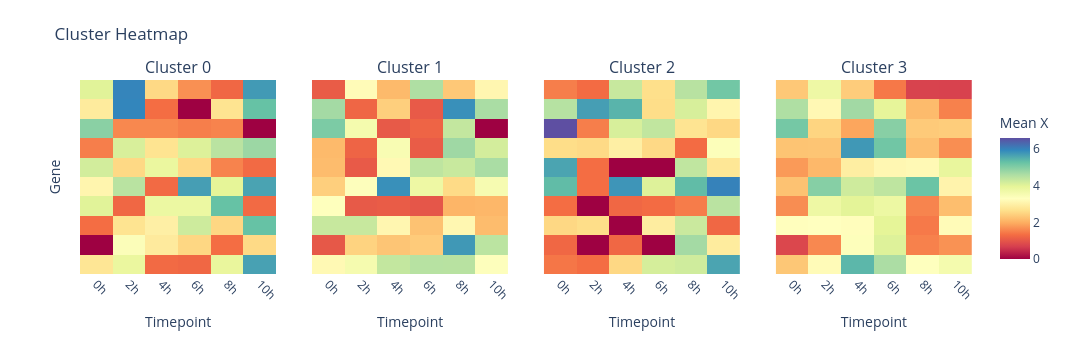

The notebook cell saved with this chart:
### Markdown cell above
Alternatively, `hda.visualize.heatmap_per_cluster()` plots a **per-cluster heatmap** of mean gene expression across trajectories, against trajectory timepoint. This gives an overview of the transcriptional program and shared behaviour within each cluster.

### Code cell
# Visualize per-cluster heatmap

hda.visualize.heatmap_per_cluster(
    data=subset_top10,
    cluster=c1_kmeans,
    key="X",
    kind="trajectory",
    trajectory_id=top_20_traj
)

### Figure 1 — Plotly figure (JSON) as saved in the notebook; plotly's stock layout.template omitted (floating-point values rounded to 4 significant figures)
{"data": [{"colorscale": [[0, "rgb(158,1,66)"], [0.1, "rgb(213,62,79)"], [0.2, "rgb(244,109,67)"], [0.3, "rgb(253,174,97)"], [0.4, "rgb(254,224,139)"], [0.5, "rgb(255,255,191)"], [0.6, "rgb(230,245,152)"], [0.7, "rgb(171,221,164)"], [0.8, "rgb(102,194,165)"], [0.9, "rgb(50,136,189)"], [1, "rgb(94,79,162)"]], "hovertemplate": "<b>Gene</b>: %{y}<br><b>Timepoint</b>: %{x}<br><b>Mean X</b>: %{z:.4f}<extra></extra>", "showscale": false, "type": "heatmap", "x": ["0h", "2h", "4h", "6h", "8h", "10h"], "xaxis": "x", "y": ["YOD1", "SGK1", "PARD6B", "SMAD7", "KLF6", "KLF10", "CEBPD", "PLK2", "ADM", "GRPEL2"], "yaxis": "y", "z": [[2.752, 3.815, 1.268, 1.235, 3.844, 5.627], [0.0, 3.386, 2.845, 2.5, 1.311, 2.547], [1.311, 2.705, 2.95, 4.215, 2.5, 5.252], [3.987, 1.235, 3.768, 3.768, 5.252, 1.268], [3.065, 4.434, 1.264, 5.653, 3.941, 5.597], [4.156, 2.533, 3.811, 2.533, 1.538, 1.268], [1.484, 4.089, 2.705, 4.042, 4.43, 4.732], [4.91, 1.585, 1.58, 1.484, 1.538, 0.0], [2.85, 5.927, 1.311, 0.0, 2.705, 5.252], [3.987, 5.942, 2.533, 1.669, 1.235, 5.698]], "zmax": 6.56, "zmin": 0}, {"colorscale": [[0, "rgb(158,1,66)"], [0.1, "rgb(213,62,79)"], [0.2, "rgb(244,109,67)"], [0.3, "rgb(253,174,97)"], [0.4, "rgb(254,224,139)"], [0.5, "rgb(255,255,191)"], [0.6, "rgb(230,245,152)"], [0.7, "rgb(171,221,164)"], [0.8, "rgb(102,194,165)"], [0.9, "rgb(50,136,189)"], [1, "rgb(94,79,162)"]], "hovertemplate": "<b>Gene</b>: %{y}<br><b>Timepoint</b>: %{x}<br><b>Mean X</b>: %{z:.4f}<extra></extra>", "showscale": false, "type": "heatmap", "x": ["0h", "2h", "4h", "6h", "8h", "10h"], "xaxis": "x2", "y": ["YOD1", "SGK1", "PARD6B", "SMAD7", "KLF6", "KLF10", "CEBPD", "PLK2", "ADM", "GRPEL2"], "yaxis": "y2", "z": [[3.145, 3.552, 4.325, 4.463, 4.445, 3.339], [1.015, 2.448, 2.275, 2.354, 5.724, 4.411], [4.28, 4.28, 3.093, 2.234, 3.105, 2.149], [3.31, 1.042, 1.082, 0.9966, 2.064, 2.091], [2.403, 3.337, 5.817, 3.726, 2.564, 3.519], [2.149, 1.049, 3.145, 4.378, 4.273, 4.597], [2.131, 1.18, 3.475, 1.082, 4.71, 4.142], [5.04, 3.564, 1.042, 1.187, 4.325, 0.0], [4.654, 1.215, 2.4, 1.049, 5.817, 4.601], [1.082, 3.191, 2.131, 4.544, 2.315, 3.087]], "zmax": 6.56, "zmin": 0}, {"colorscale": [[0, "rgb(158,1,66)"], [0.1, "rgb(213,62,79)"], [0.2, "rgb(244,109,67)"], [0.3, "rgb(253,174,97)"], [0.4, "rgb(254,224,139)"], [0.5, "rgb(255,255,191)"], [0.6, "rgb(230,245,152)"], [0.7, "rgb(171,221,164)"], [0.8, "rgb(102,194,165)"], [0.9, "rgb(50,136,189)"], [1, "rgb(94,79,162)"]], "hovertemplate": "<b>Gene</b>: %{y}<br><b>Timepoint</b>: %{x}<br><b>Mean X</b>: %{z:.4f}<extra></extra>", "showscale": false, "type": "heatmap", "x": ["0h", "2h", "4h", "6h", "8h", "10h"], "xaxis": "x3", "y": ["YOD1", "SGK1", "PARD6B", "SMAD7", "KLF6", "KLF10", "CEBPD", "PLK2", "ADM", "GRPEL2"], "yaxis": "y3", "z": [[1.404, 1.307, 2.521, 4.123, 4.195, 5.585], [1.232, 0.0, 1.232, 0.0, 4.658, 2.869], [2.521, 2.596, 0.0, 2.892, 4.252, 1.232], [1.311, 0.0, 1.232, 1.289, 1.461, 4.425], [5.311, 1.311, 5.758, 4.022, 5.311, 5.969], [5.585, 1.311, 0.0, 0.0, 4.353, 2.768], [2.596, 2.543, 2.944, 2.538, 1.289, 3.365], [6.56, 1.484, 4.101, 4.345, 2.711, 2.521], [4.469, 5.657, 5.412, 2.596, 4.105, 3.068], [1.479, 1.289, 4.278, 2.618, 4.451, 5.139]], "zmax": 6.56, "zmin": 0}, {"colorbar": {"len": 0.85, "title": {"text": "Mean X"}, "y": 0.45}, "colorscale": [[0, "rgb(158,1,66)"], [0.1, "rgb(213,62,79)"], [0.2, "rgb(244,109,67)"], [0.3, "rgb(253,174,97)"], [0.4, "rgb(254,224,139)"], [0.5, "rgb(255,255,191)"], [0.6, "rgb(230,245,152)"], [0.7, "rgb(171,221,164)"], [0.8, "rgb(102,194,165)"], [0.9, "rgb(50,136,189)"], [1, "rgb(94,79,162)"]], "hovertemplate": "<b>Gene</b>: %{y}<br><b>Timepoint</b>: %{x}<br><b>Mean X</b>: %{z:.4f}<extra></extra>", "showscale": true, "type": "heatmap", "x": ["0h", "2h", "4h", "6h", "8h", "10h"], "xaxis": "x4", "y": ["YOD1", "SGK1", "PARD6B", "SMAD7", "KLF6", "KLF10", "CEBPD", "PLK2", "ADM", "GRPEL2"], "yaxis": "y4", "z": [[2.293, 3.192, 5.373, 4.58, 3.3, 3.57], [0.7841, 1.587, 3.343, 4.028, 1.511, 1.69], [3.252, 3.275, 3.243, 3.938, 1.435, 3.19], [1.635, 3.726, 3.96, 3.748, 1.542, 2.179], [2.234, 4.942, 4.207, 4.38, 5.196, 3.036], [1.766, 2.104, 2.915, 3.121, 3.152, 3.856], [2.252, 2.269, 5.726, 5.14, 2.197, 1.643], [5.107, 2.476, 1.888, 4.928, 2.341, 2.377], [4.547, 3.135, 4.681, 3.911, 2.135, 1.517], [2.31, 3.722, 2.368, 1.427, 0.7271, 0.7182]], "zmax": 6.56, "zmin": 0}], "layout": {"annotations": [{"font": {"size": 16}, "showarrow": false, "text": "Cluster 0", "x": 0.11, "xanchor": "center", "xref": "paper", "y": 1, "yanchor": "bottom", "yref": "paper"}, {"font": {"size": 16}, "showarrow": false, "text": "Cluster 1", "x": 0.37, "xanchor": "center", "xref": "paper", "y": 1, "yanchor": "bottom", "yref": "paper"}, {"font": {"size": 16}, "showarrow": false, "text": "Cluster 2", "x": 0.63, "xanchor": "center", "xref": "paper", "y": 1, "yanchor": "bottom", "yref": "paper"}, {"font": {"size": 16}, "showarrow": false, "text": "Cluster 3", "x": 0.89, "xanchor": "center", "xref": "paper", "y": 1, "yanchor": "bottom", "yref": "paper"}], "height": 340, "margin": {"b": 60, "l": 80, "r": 120, "t": 80}, "paper_bgcolor": "white", "plot_bgcolor": "white", "title": {"text": "Cluster Heatmap"}, "width": 1275, "xaxis": {"anchor": "y", "domain": [0, 0.22], "tickangle": 45, "title": {"text": "Timepoint"}}, "xaxis2": {"anchor": "y2", "domain": [0.26, 0.48], "tickangle": 45, "title": {"text": "Timepoint"}}, "xaxis3": {"anchor": "y3", "domain": [0.52, 0.74], "tickangle": 45, "title": {"text": "Timepoint"}}, "xaxis4": {"anchor": "y4", "domain": [0.78, 1], "tickangle": 45, "title": {"text": "Timepoint"}}, "yaxis": {"anchor": "x", "domain": [0, 1], "showticklabels": false, "title": {"text": "Gene"}}, "yaxis2": {"anchor": "x2", "domain": [0, 1], "showticklabels": false, "title": {"text": ""}}, "yaxis3": {"anchor": "x3", "domain": [0, 1], "showticklabels": false, "title": {"text": ""}}, "yaxis4": {"anchor": "x4", "domain": [0, 1], "showticklabels": false, "title": {"text": ""}}}}
